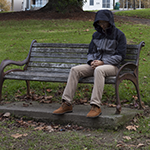
//> input picture Input_Data/S00-150x150.png, 150 x 150 px
$ ./main ../Input_Data/S00-150x150.png   (built with g++ and OpenCV 4)
//> lines starting //> are read from the running program, lines starting //| are printed output that depends on the picture
#include "opencv2/highgui/highgui.hpp"
#include "opencv2/core/core.hpp"
#include "opencv2/imgproc/imgproc.hpp"
#include <memory>
#include <iostream>

using namespace cv;
using namespace std;

class MeanShiftSegmentation {
public:
	MeanShiftSegmentation()
	{
	}
	~MeanShiftSegmentation() = default;

	void DisplayMeanShift(string wName, Mat& img)
	{
		originalImage = img;
		windowName = wName;
		namedWindow(windowName, CV_WINDOW_NORMAL);


		createTrackbar("proximity", windowName, &proximtiyRadius, 80, trackbarCallback);
		createTrackbar("color radius", windowName, &colorRadius, 60, trackbarCallback);
		createTrackbar("level", windowName, &maxPyramidLevel, 5, trackbarCallback);

		trackbarCallback(0, 0);
	}

private:
	static void trackbarCallback(int, void*)
	{
		Mat result;
		pyrMeanShiftFiltering(originalImage, result, proximtiyRadius, colorRadius, maxPyramidLevel);
		fillSegments(result, Scalar::all(2));
		imshow(windowName, result);
	}

	//FillSegments
	static void fillSegments(Mat& img, const Scalar& colorDiff = Scalar::all(1))
	{
		CV_Assert(!img.empty());
		RNG random = theRNG();
		Mat mask(img.rows + 2, img.cols + 2, CV_8UC1, Scalar::all(0));
		for (int y = 0; y < img.rows; y++)
		{
			for (int x = 0; x < img.cols; x++)
			{
				if (mask.at<uchar>(y + 1, x + 1) == 0)
				{
					Scalar newColor(random(256), random(256), random(256));
					floodFill(img, mask, Point(x, y), newColor, 0, colorDiff, colorDiff);
				}
			}
		}
	}

	static int proximtiyRadius;
	static int colorRadius;
	static int maxPyramidLevel;
	static Mat originalImage;
	static string windowName;
};

 int MeanShiftSegmentation::proximtiyRadius = 30;
 int MeanShiftSegmentation::colorRadius = 30;
 int MeanShiftSegmentation::maxPyramidLevel = 1;
 Mat MeanShiftSegmentation::originalImage = Mat();
 string MeanShiftSegmentation::windowName = "Default";

int main(int argc, char** argv)
{
	if (argc != 2)
	{
		cout << "Require image as input";
		return -1;
	}

	Mat img = imread(argv[1]);
//> img is the input picture: 150 rows x 150 cols, CV_8UC3; mean B, G, R 66.9, 81.4, 82.1
	if (img.empty())
		return -1;
	else {
		namedWindow("Original Picture", CV_WINDOW_NORMAL);
		imshow("Original Picture", img);
	}

	//preprocessing

	//blur
	Mat blur;
	GaussianBlur(img, blur,Size(5,5),0,0);
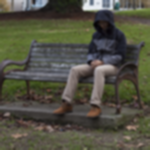
//> blur: 150 rows x 150 cols, CV_8UC3; mean B, G, R 66.9, 81.4, 82.1
	namedWindow("Blurred Picture", CV_WINDOW_NORMAL);
	imshow("Blurred Picture", blur);

	// [11 lines of commented-out code are left out]

	string windowName = "Mean Shift";
	shared_ptr<MeanShiftSegmentation> mss = make_shared<MeanShiftSegmentation>();

	mss->DisplayMeanShift(windowName, /*LoG*/ blur /*sharpen*/ /*img*/);
//> in trackbarCallback, `pyrMeanShiftFiltering(originalImage, result, proximtiyRadius, colorRad..`:
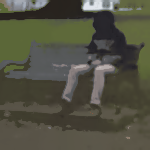
//> result: 150 rows x 150 cols, CV_8UC3; mean B, G, R 66.1, 81.2, 81.5
//> after the loop in fillSegments, `for (int y = 0; y < img.rows; y++)`:
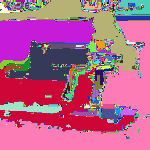
//> img: 150 rows x 150 cols, CV_8UC3; mean B, G, R 138.8, 98.2, 181
//> after the loop in fillSegments, `for (int y = 0; y < img.rows; y++)`: mask: 152 rows x 152 cols, CV_8UC1; every value is 1

	waitKey();
	return 0;
}

$ run again, on Input_Data/S02-150x150.png
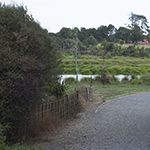
//> input picture Input_Data/S02-150x150.png, 150 x 150 px
//> img is the input picture: 150 rows x 150 cols, CV_8UC3; mean B, G, R 102.9, 108.8, 105.4
//> in trackbarCallback, `pyrMeanShiftFiltering(originalImage, result, proximtiyRadius, colorRad..`:
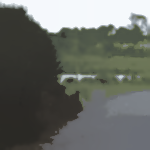
//> result: 150 rows x 150 cols, CV_8UC3; mean B, G, R 101.6, 106.9, 103.9
//> after the loop in fillSegments, `for (int y = 0; y < img.rows; y++)`:
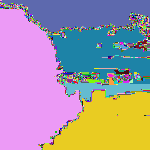
//> img: 150 rows x 150 cols, CV_8UC3; mean B, G, R 164.9, 151.1, 165.6

$ run again, on Input_Data/S03-150x150.png
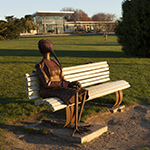
//> input picture Input_Data/S03-150x150.png, 150 x 150 px
//> img is the input picture: 150 rows x 150 cols, CV_8UC3; mean B, G, R 63.2, 89.4, 99.9
//> in trackbarCallback, `pyrMeanShiftFiltering(originalImage, result, proximtiyRadius, colorRad..`:
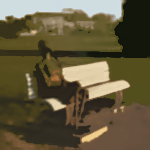
//> result: 150 rows x 150 cols, CV_8UC3; mean B, G, R 62.1, 89, 98.5
//> after the loop in fillSegments, `for (int y = 0; y < img.rows; y++)`:
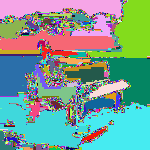
//> img: 150 rows x 150 cols, CV_8UC3; mean B, G, R 148, 158.1, 121.1
